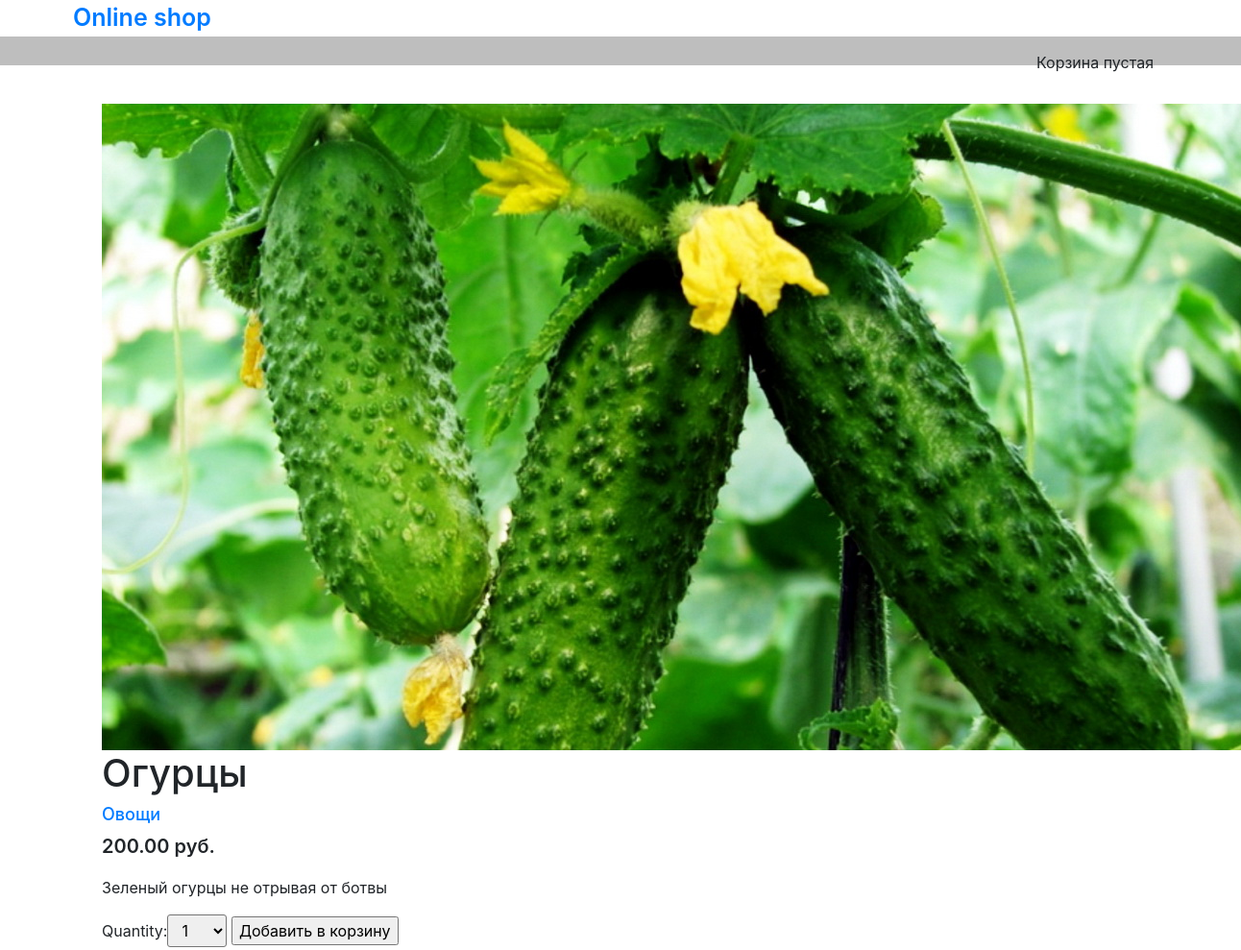
/ogurcy/4/, run on the app's committed database.
### shop/models.py (models this page shows, shortened)
class Product(models.Model):
    category = models.ForeignKey(Category, related_name='products', verbose_name='Категория', on_delete=models.CASCADE)
    name = models.CharField(max_length=100, db_index=True, verbose_name='Название')
    slug = models.SlugField(max_length=100, db_index=True)
    description = models.TextField(blank=True, verbose_name='Описание')
    price = models.DecimalField(max_digits=10, decimal_places=2, verbose_name='Цена')
    image = models.ImageField(upload_to='products/%Y/%m/%d/', blank=True, verbose_name='Изображение товара', default='static/img/no-image.jpg')
    stock = models.PositiveIntegerField(verbose_name='На складе')
    available = models.BooleanField(default=True, verbose_name='Доступен')
    created = models.DateTimeField(auto_now_add=True)
    updated = models.DateTimeField(auto_now=True)
    class Meta:
        ordering = ['name']
        index_together = [
            ['id', 'slug']
        ]
        verbose_name_plural = 'Товары'

class Category(models.Model):
    name = models.CharField(max_length=100, db_index=True)
    slug = models.SlugField(max_length=100, db_index=True, unique=True)
    class Meta:
        ordering = ['name']
        verbose_name = 'Категория'
        verbose_name_plural = 'Категории'
    def __str__(self):
        return self.name
    def get_absolute_url(self):
        return reverse('shop:ProductByCategory', args=[self.slug])

### shop/views.py (the view)
# urls.py: url(r'^(?P<slug>[-\w]+)/(?P<id>\d+)/$', views.product_detail, name='ProductDetail'),
def product_detail(request, id, slug):
    product = get_object_or_404(Product,  id=id, slug=slug,  available=True)
    cart_product_form = CartAddProductForm()
    context = {'product': product, 'cart_product_form': cart_product_form, 'cart':Cart(request)}
    context.update(csrf(request))
    return render_to_response('shop/product_detail.html', context)

### cart/forms.py
class CartAddProductForm(forms.Form):
    quantity = forms.TypedChoiceField(choices=PRODUCT_QUANTITY_CHOICES, coerce=int)
    update = forms.BooleanField(required=False, initial=False, widget=forms.HiddenInput)

### cart/cart.py (called while the page is built)
    def __len__(self):
        return sum(item['quantity'] for item in self.cart.values())

### shop/templates/shop/product_detail.html (shortened to what this page needs)
{% extends "shop/base.html" %}
{% load staticfiles %}
{% block content %}
  <div class="product-detail">
    <div class="col-sm-4">
      <img src="{% if product.image %}{{ product.image.url }}{% else %}{% static 'img/no-image.jpg'%}{% endif %}" class="img-responsive">
    </div>
    <div class="col-sm-8">
      <h1>{{ product.name }}</h1>
      <h2><a href="{{ product.category.get_absolute_url }}">{{ product.category }}</a></h2>
      <p class="price">
        {{ product.price }} руб.
      </p>
      <span>
        {{ product.description | linebreaks}}
      </span>
      <form action="{% url 'cart:CartAdd' product.id %}" method="post">
          {{ cart_product_form }}
          <input type="submit" value="Добавить в корзину">
      </form>
    </div>
  </div>
{% endblock %}

### static/css/style.css (style rules this page uses)
.product-detail { margin-top: 40px; }
.price { font-weight: 600; font-size: 20px; }
.product-detail h2 { font-size: 18px; }
#id_quantity { padding: 5px 10px; border-radius: 3px; }

### data on the page
Product: image (picture), name "Огурцы", category "Овощи", price "200.00", description "Зеленый огурцы не отрывая от ботвы"
